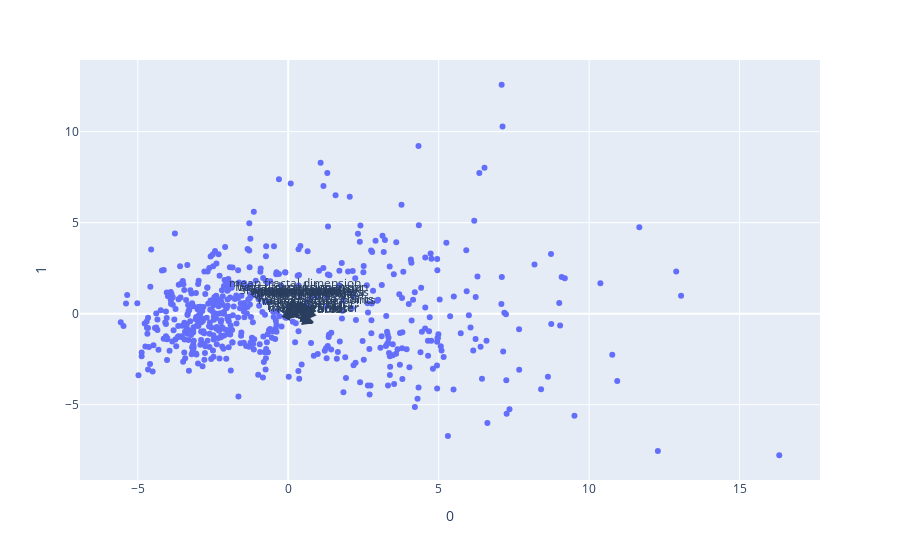

The notebook cell this image was saved under:
### Code cell
import plotly.express as px
loadings = pca.components_.T * np.sqrt(pca.explained_variance_)

fig = px.scatter(x_pca, x=0, y=1)

for i, feature in enumerate(cancer["feature_names"]):
    fig.add_annotation(
        ax=0, ay=0,
        axref="x", ayref="y",
        x=loadings[i, 0],
        y=loadings[i, 1],
        showarrow=True,
        arrowsize=2,
        arrowhead=2,
        xanchor="right",
        yanchor="top"
    )
    fig.add_annotation(
        x=loadings[i, 0],
        y=loadings[i, 1],
        ax=0, ay=0,
        xanchor="center",
        yanchor="bottom",
        text=feature,
        yshift=5,
    )
fig.show()

### Figure 1 — Plotly figure (JSON) as saved in the notebook; plotly's stock layout.template omitted (floating-point values rounded to 4 significant figures; data arrays with more than 128 entries replaced by an {"elided": "..."} marker saying what was removed)
{"data": [{"hovertemplate": "0=%{x}<br>1=%{y}<extra></extra>", "legendgroup": "", "marker": {"color": "#636efa", "symbol": "circle"}, "mode": "markers", "name": "", "orientation": "v", "showlegend": false, "type": "scatter", "x": {"elided": "569 float values"}, "xaxis": "x", "y": {"elided": "569 float values"}, "yaxis": "y"}], "layout": {"annotations": [{"arrowhead": 2, "arrowsize": 2, "ax": 0, "axref": "x", "ay": 0, "ayref": "y", "showarrow": true, "x": 0.7985, "xanchor": "right", "y": -0.5584, "yanchor": "top"}, {"ax": 0, "ay": 0, "text": "mean radius", "x": 0.7985, "xanchor": "center", "y": -0.5584, "yanchor": "bottom", "yshift": 5}, {"arrowhead": 2, "arrowsize": 2, "ax": 0, "axref": "x", "ay": 0, "ayref": "y", "showarrow": true, "x": 0.3783, "xanchor": "right", "y": -0.1426, "yanchor": "top"}, {"ax": 0, "ay": 0, "text": "mean texture", "x": 0.3783, "xanchor": "center", "y": -0.1426, "yanchor": "bottom", "yshift": 5}, {"arrowhead": 2, "arrowsize": 2, "ax": 0, "axref": "x", "ay": 0, "ayref": "y", "showarrow": true, "x": 0.83, "xanchor": "right", "y": -0.5138, "yanchor": "top"}, {"ax": 0, "ay": 0, "text": "mean perimeter", "x": 0.83, "xanchor": "center", "y": -0.5138, "yanchor": "bottom", "yshift": 5}, {"arrowhead": 2, "arrowsize": 2, "ax": 0, "axref": "x", "ay": 0, "ayref": "y", "showarrow": true, "x": 0.8061, "xanchor": "right", "y": -0.5518, "yanchor": "top"}, {"ax": 0, "ay": 0, "text": "mean area", "x": 0.8061, "xanchor": "center", "y": -0.5518, "yanchor": "bottom", "yshift": 5}, {"arrowhead": 2, "arrowsize": 2, "ax": 0, "axref": "x", "ay": 0, "ayref": "y", "showarrow": true, "x": 0.5201, "xanchor": "right", "y": 0.4444, "yanchor": "top"}, {"ax": 0, "ay": 0, "text": "mean smoothness", "x": 0.5201, "xanchor": "center", "y": 0.4444, "yanchor": "bottom", "yshift": 5}, {"arrowhead": 2, "arrowsize": 2, "ax": 0, "axref": "x", "ay": 0, "ayref": "y", "showarrow": true, "x": 0.8728, "xanchor": "right", "y": 0.3627, "yanchor": "top"}, {"ax": 0, "ay": 0, "text": "mean compactness", "x": 0.8728, "xanchor": "center", "y": 0.3627, "yanchor": "bottom", "yshift": 5}, {"arrowhead": 2, "arrowsize": 2, "ax": 0, "axref": "x", "ay": 0, "ayref": "y", "showarrow": true, "x": 0.9425, "xanchor": "right", "y": 0.1437, "yanchor": "top"}, {"ax": 0, "ay": 0, "text": "mean concavity", "x": 0.9425, "xanchor": "center", "y": 0.1437, "yanchor": "bottom", "yshift": 5}, {"arrowhead": 2, "arrowsize": 2, "ax": 0, "axref": "x", "ay": 0, "ayref": "y", "showarrow": true, "x": 0.9515, "xanchor": "right", "y": -0.08302, "yanchor": "top"}, {"ax": 0, "ay": 0, "text": "mean concave points", "x": 0.9515, "xanchor": "center", "y": -0.08302, "yanchor": "bottom", "yshift": 5}, {"arrowhead": 2, "arrowsize": 2, "ax": 0, "axref": "x", "ay": 0, "ayref": "y", "showarrow": true, "x": 0.504, "xanchor": "right", "y": 0.4545, "yanchor": "top"}, {"ax": 0, "ay": 0, "text": "mean symmetry", "x": 0.504, "xanchor": "center", "y": 0.4545, "yanchor": "bottom", "yshift": 5}, {"arrowhead": 2, "arrowsize": 2, "ax": 0, "axref": "x", "ay": 0, "ayref": "y", "showarrow": true, "x": 0.2348, "xanchor": "right", "y": 0.8753, "yanchor": "top"}, {"ax": 0, "ay": 0, "text": "mean fractal dimension", "x": 0.2348, "xanchor": "center", "y": 0.8753, "yanchor": "bottom", "yshift": 5}, {"arrowhead": 2, "arrowsize": 2, "ax": 0, "axref": "x", "ay": 0, "ayref": "y", "showarrow": true, "x": 0.7513, "xanchor": "right", "y": -0.252, "yanchor": "top"}, {"ax": 0, "ay": 0, "text": "radius error", "x": 0.7513, "xanchor": "center", "y": -0.252, "yanchor": "bottom", "yshift": 5}, {"arrowhead": 2, "arrowsize": 2, "ax": 0, "axref": "x", "ay": 0, "ayref": "y", "showarrow": true, "x": 0.06357, "xanchor": "right", "y": 0.2148, "yanchor": "top"}, {"ax": 0, "ay": 0, "text": "texture error", "x": 0.06357, "xanchor": "center", "y": 0.2148, "yanchor": "bottom", "yshift": 5}, {"arrowhead": 2, "arrowsize": 2, "ax": 0, "axref": "x", "ay": 0, "ayref": "y", "showarrow": true, "x": 0.7708, "xanchor": "right", "y": -0.2136, "yanchor": "top"}, {"ax": 0, "ay": 0, "text": "perimeter error", "x": 0.7708, "xanchor": "center", "y": -0.2136, "yanchor": "bottom", "yshift": 5}, {"arrowhead": 2, "arrowsize": 2, "ax": 0, "axref": "x", "ay": 0, "ayref": "y", "showarrow": true, "x": 0.74, "xanchor": "right", "y": -0.3636, "yanchor": "top"}, {"ax": 0, "ay": 0, "text": "area error", "x": 0.74, "xanchor": "center", "y": -0.3636, "yanchor": "bottom", "yshift": 5}, {"arrowhead": 2, "arrowsize": 2, "ax": 0, "axref": "x", "ay": 0, "ayref": "y", "showarrow": true, "x": 0.053, "xanchor": "right", "y": 0.4881, "yanchor": "top"}, {"ax": 0, "ay": 0, "text": "smoothness error", "x": 0.053, "xanchor": "center", "y": 0.4881, "yanchor": "bottom", "yshift": 5}, {"arrowhead": 2, "arrowsize": 2, "ax": 0, "axref": "x", "ay": 0, "ayref": "y", "showarrow": true, "x": 0.6215, "xanchor": "right", "y": 0.5557, "yanchor": "top"}, {"ax": 0, "ay": 0, "text": "compactness error", "x": 0.6215, "xanchor": "center", "y": 0.5557, "yanchor": "bottom", "yshift": 5}, {"arrowhead": 2, "arrowsize": 2, "ax": 0, "axref": "x", "ay": 0, "ayref": "y", "showarrow": true, "x": 0.5602, "xanchor": "right", "y": 0.4709, "yanchor": "top"}, {"ax": 0, "ay": 0, "text": "concavity error", "x": 0.5602, "xanchor": "center", "y": 0.4709, "yanchor": "bottom", "yshift": 5}, {"arrowhead": 2, "arrowsize": 2, "ax": 0, "axref": "x", "ay": 0, "ayref": "y", "showarrow": true, "x": 0.669, "xanchor": "right", "y": 0.3112, "yanchor": "top"}, {"ax": 0, "ay": 0, "text": "concave points error", "x": 0.669, "xanchor": "center", "y": 0.3112, "yanchor": "bottom", "yshift": 5}, {"arrowhead": 2, "arrowsize": 2, "ax": 0, "axref": "x", "ay": 0, "ayref": "y", "showarrow": true, "x": 0.155, "xanchor": "right", "y": 0.439, "yanchor": "top"}, {"ax": 0, "ay": 0, "text": "symmetry error", "x": 0.155, "xanchor": "center", "y": 0.439, "yanchor": "bottom", "yshift": 5}, {"arrowhead": 2, "arrowsize": 2, "ax": 0, "axref": "x", "ay": 0, "ayref": "y", "showarrow": true, "x": 0.3741, "xanchor": "right", "y": 0.6688, "yanchor": "top"}, {"ax": 0, "ay": 0, "text": "fractal dimension error", "x": 0.3741, "xanchor": "center", "y": 0.6688, "yanchor": "bottom", "yshift": 5}, {"arrowhead": 2, "arrowsize": 2, "ax": 0, "axref": "x", "ay": 0, "ayref": "y", "showarrow": true, "x": 0.8316, "xanchor": "right", "y": -0.525, "yanchor": "top"}, {"ax": 0, "ay": 0, "text": "worst radius", "x": 0.8316, "xanchor": "center", "y": -0.525, "yanchor": "bottom", "yshift": 5}, {"arrowhead": 2, "arrowsize": 2, "ax": 0, "axref": "x", "ay": 0, "ayref": "y", "showarrow": true, "x": 0.3811, "xanchor": "right", "y": -0.1086, "yanchor": "top"}, {"ax": 0, "ay": 0, "text": "worst texture", "x": 0.3811, "xanchor": "center", "y": -0.1086, "yanchor": "bottom", "yshift": 5}, {"arrowhead": 2, "arrowsize": 2, "ax": 0, "axref": "x", "ay": 0, "ayref": "y", "showarrow": true, "x": 0.8632, "xanchor": "right", "y": -0.4773, "yanchor": "top"}, {"ax": 0, "ay": 0, "text": "worst perimeter", "x": 0.8632, "xanchor": "center", "y": -0.4773, "yanchor": "bottom", "yshift": 5}, {"arrowhead": 2, "arrowsize": 2, "ax": 0, "axref": "x", "ay": 0, "ayref": "y", "showarrow": true, "x": 0.8202, "xanchor": "right", "y": -0.5238, "yanchor": "top"}, {"ax": 0, "ay": 0, "text": "worst area", "x": 0.8202, "xanchor": "center", "y": -0.5238, "yanchor": "bottom", "yshift": 5}, {"arrowhead": 2, "arrowsize": 2, "ax": 0, "axref": "x", "ay": 0, "ayref": "y", "showarrow": true, "x": 0.4667, "xanchor": "right", "y": 0.4114, "yanchor": "top"}, {"ax": 0, "ay": 0, "text": "worst smoothness", "x": 0.4667, "xanchor": "center", "y": 0.4114, "yanchor": "bottom", "yshift": 5}, {"arrowhead": 2, "arrowsize": 2, "ax": 0, "axref": "x", "ay": 0, "ayref": "y", "showarrow": true, "x": 0.7663, "xanchor": "right", "y": 0.3429, "yanchor": "top"}, {"ax": 0, "ay": 0, "text": "worst compactness", "x": 0.7663, "xanchor": "center", "y": 0.3429, "yanchor": "bottom", "yshift": 5}, {"arrowhead": 2, "arrowsize": 2, "ax": 0, "axref": "x", "ay": 0, "ayref": "y", "showarrow": true, "x": 0.8345, "xanchor": "right", "y": 0.2339, "yanchor": "top"}, {"ax": 0, "ay": 0, "text": "worst concavity", "x": 0.8345, "xanchor": "center", "y": 0.2339, "yanchor": "bottom", "yshift": 5}, {"arrowhead": 2, "arrowsize": 2, "ax": 0, "axref": "x", "ay": 0, "ayref": "y", "showarrow": true, "x": 0.9151, "xanchor": "right", "y": -0.01972, "yanchor": "top"}, {"ax": 0, "ay": 0, "text": "worst concave points", "x": 0.9151, "xanchor": "center", "y": -0.01972, "yanchor": "bottom", "yshift": 5}, {"arrowhead": 2, "arrowsize": 2, "ax": 0, "axref": "x", "ay": 0, "ayref": "y", "showarrow": true, "x": 0.4483, "xanchor": "right", "y": 0.3388, "yanchor": "top"}, {"ax": 0, "ay": 0, "text": "worst symmetry", "x": 0.4483, "xanchor": "center", "y": 0.3388, "yanchor": "bottom", "yshift": 5}, {"arrowhead": 2, "arrowsize": 2, "ax": 0, "axref": "x", "ay": 0, "ayref": "y", "showarrow": true, "x": 0.4807, "xanchor": "right", "y": 0.6574, "yanchor": "top"}, {"ax": 0, "ay": 0, "text": "worst fractal dimension", "x": 0.4807, "xanchor": "center", "y": 0.6574, "yanchor": "bottom", "yshift": 5}], "legend": {"tracegroupgap": 0}, "margin": {"t": 60}, "xaxis": {"anchor": "y", "domain": [0, 1], "title": {"text": "0"}}, "yaxis": {"anchor": "x", "domain": [0, 1], "title": {"text": "1"}}}}
